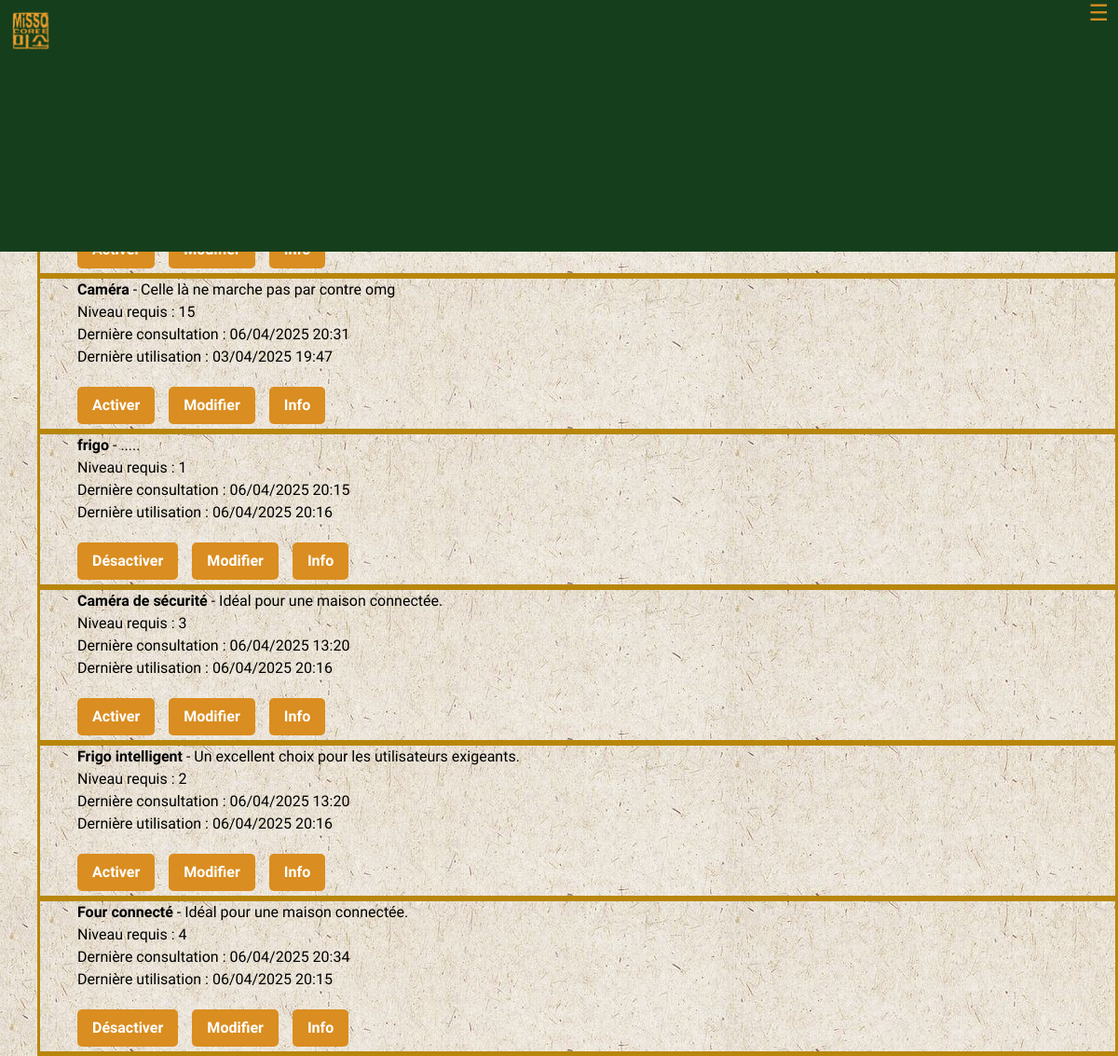
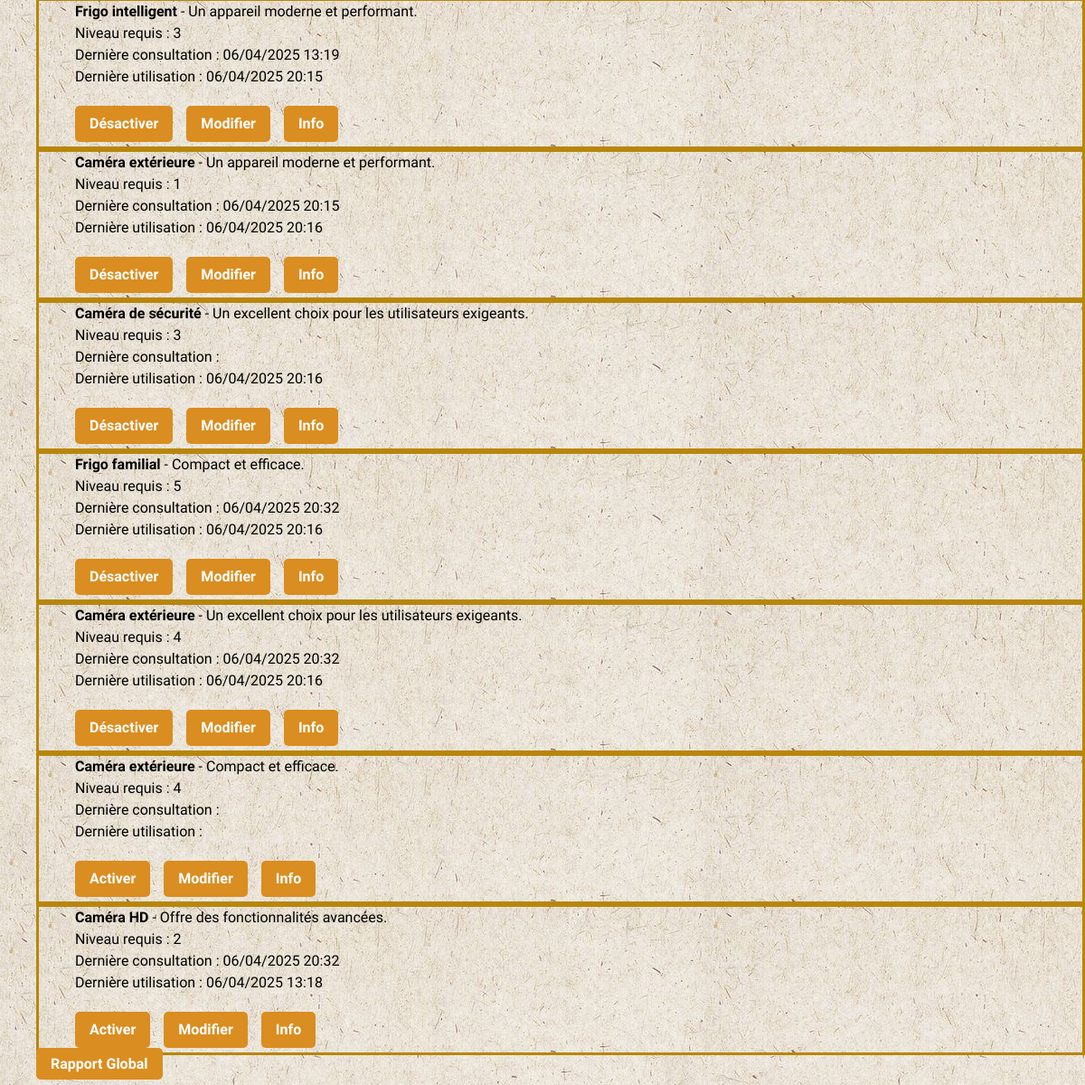
/objets_connectes/ (signed in, upper part), run on an earlier commit of the app's database (2 pictures, top to bottom).
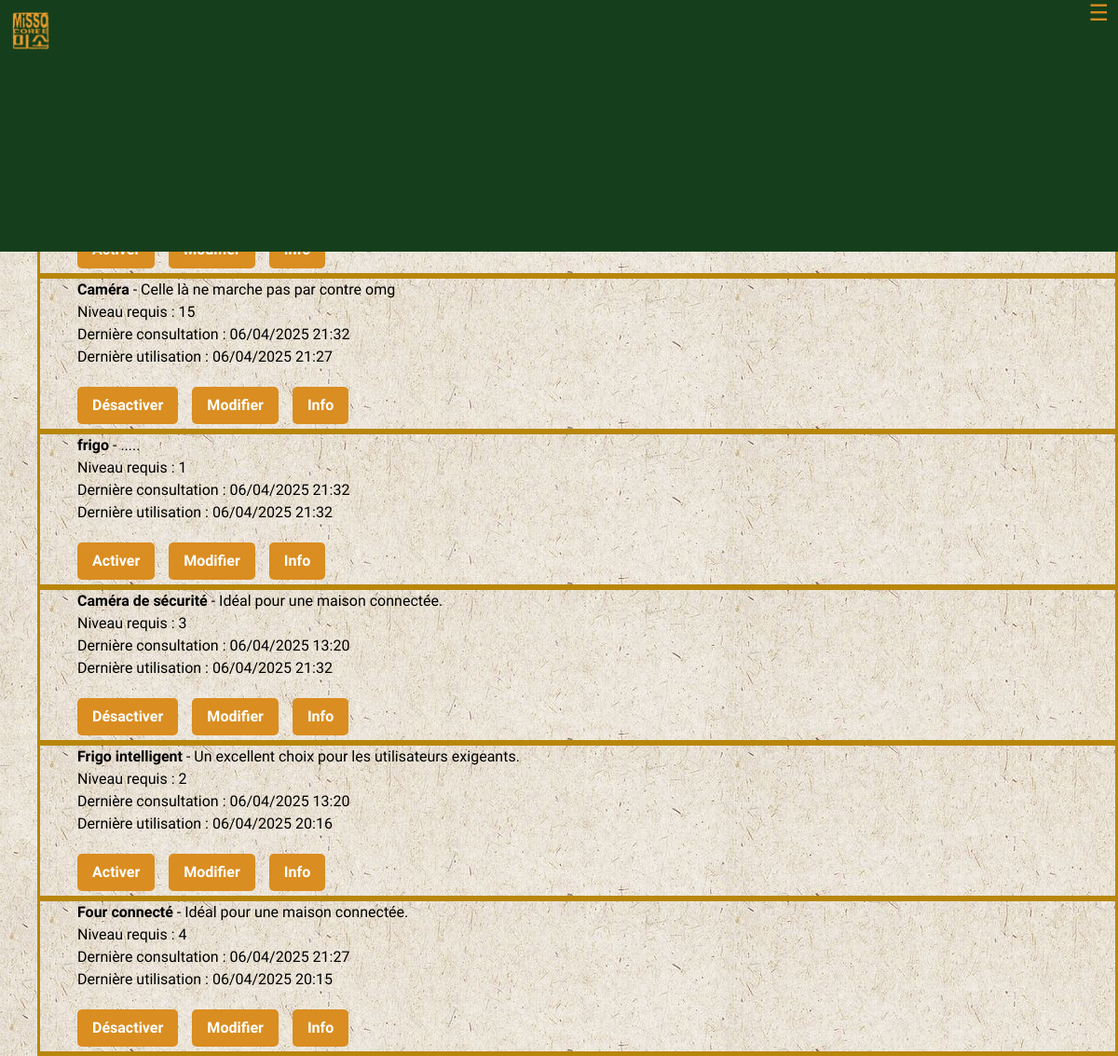
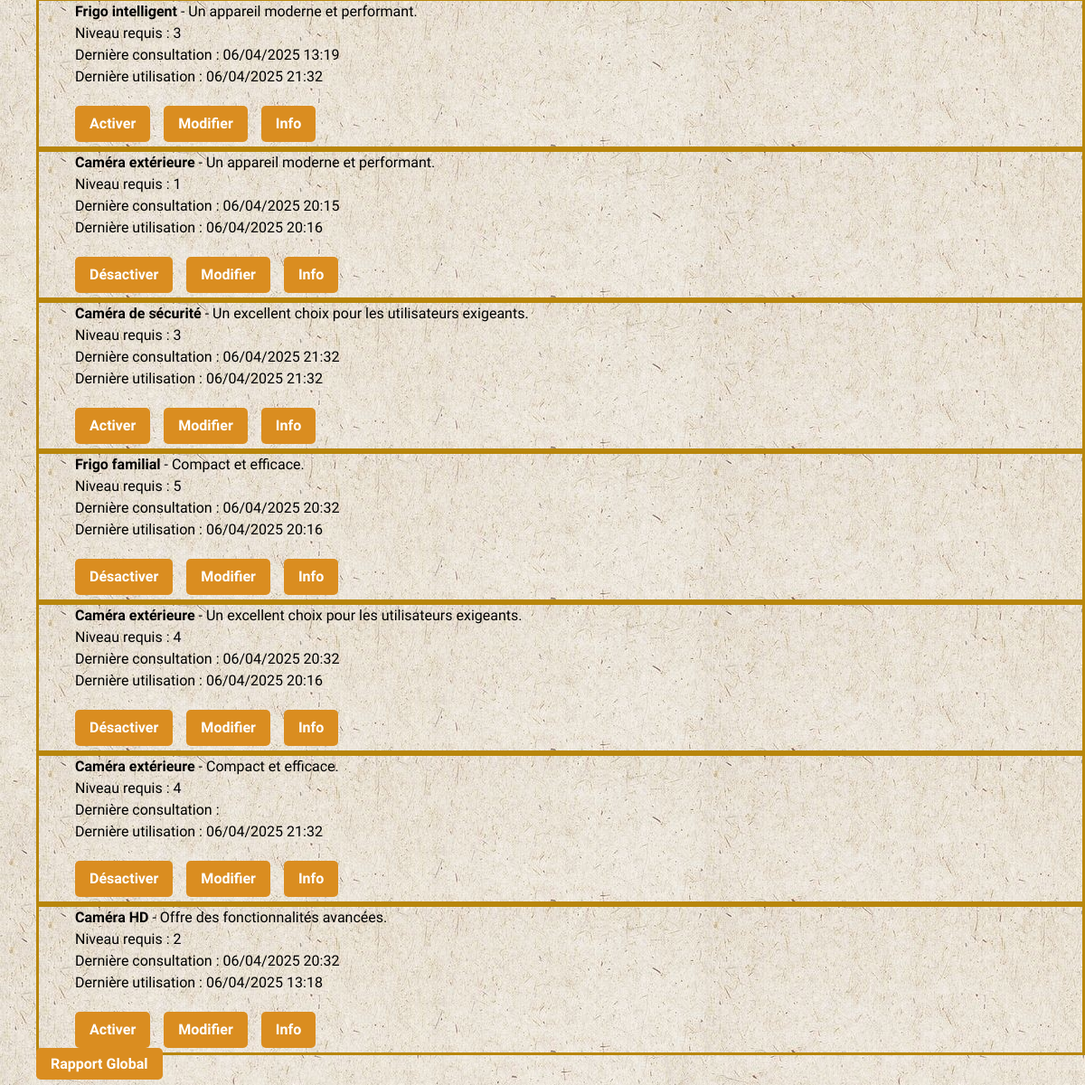
And on a later commit of the database (2 pictures, top to bottom).
### objets_connectes/models.py (models this page shows, shortened)
class ObjetConnecte(models.Model):
    TYPE_CHOICES = [
        ('camera', 'Caméra'),
        ('frigo', 'Frigo'),
        ('four', 'Four'),
    ]
    nom = models.CharField(max_length=100)  # Nom de l'objet
    description = models.TextField(blank=True, null=True)  # Description de l'objet
    niveau_requis = models.PositiveIntegerField(default=1)  # Niveau requis pour modifier l'objet
    actif = models.BooleanField(default=False)  # Statut actif/inactif
    derniere_consultation = models.DateTimeField(blank=True, null=True)  # Dernière consultation
    derniere_utilisation = models.DateTimeField(blank=True, null=True)  # Dernière utilisation
    consommation = models.FloatField(null=False, help_text="Consommation en Watt-heure")  # Consommation de l'objet en Wh
    type_objet = models.CharField(max_length=10, choices=TYPE_CHOICES, default='camera')  # Type d'objet
    temperature = models.FloatField(blank=True, null=True, help_text="Température en °C (uniquement pour frigo et four)")  # Température
    nombre_consultations = models.PositiveIntegerField(default=0, help_text="Nombre total de consultations")  # Nombre total de consultations
    nombre_utilisations = models.PositiveIntegerField(default=0, help_text="Nombre total d'activations/désactivations")  # Nombre total d'activations/désactivations

### objets_connectes/views.py (the view)
# urls.py: path("", liste_objets, name="liste_objets"),
@login_required
def liste_objets(request):
    user = request.user
    user.ajouter_experience(50)  # Ajoute 50 points d'expérience
    objets = ObjetConnecte.objects.all()  # Récupère tous les objets connectés
    return render(request, "objets_connectes/liste_objets.html", {"objets": objets})

### utilisateurs/models.py (called while the page is built)
    def ajouter_experience(self, points):
        self.experience += points
        while self.experience >= self.experience_necessaire():
            self.experience -= self.experience_necessaire()
            self.niveau += 1
        if(self.niveau>=10):
           self.is_staff=True
           mon_groupe = Group.objects.get(name='Modérateurs')
           mon_groupe.user_set.add(self)
        self.save()

    def experience_necessaire(self):
        return self.niveau * 100  # Exemple : 100 points par niveau

### objets_connectes/templates/objets_connectes/liste_objets.html (shortened to what this page needs)
{%extends "objets_connectes/base.html"%}
{%block content%}
    <ul>
        {% for objet in objets %}
            <li>
                <div class="objet">
                    <ul>
                        <li><strong>{{ objet.nom }}</strong> - {{ objet.description }}</li>
                        <li>Niveau requis : {{ objet.niveau_requis }}</li>
                        <li>Dernière consultation : {{ objet.derniere_consultation|date:"d/m/Y H:i" }}</li>
                        <li>Dernière utilisation : {{ objet.derniere_utilisation|date:"d/m/Y H:i" }}</li>
                        <li class="button-group">
                            <a href="{% url 'activer_objet' objet.id %}" class="btns">
                                {% if objet.actif %} Désactiver {% else %} Activer {% endif %}
                            </a>
                            <a href="{% url 'modifier_objet' objet.id %}" class="btns">Modifier</a>
                            <a href="{% url 'info_objet' objet.id %}" class="btns">Info</a>
                        </li>
                    </ul>
                </div>
            </li>
        {% endfor %}
        <a href="{% url 'rapport_global' %}" class="btns">Rapport Global</a>
    </ul>
{%endblock%}

### objets_connectes/templates/objets_connectes/base.html (shortened to what this page needs)
<!DOCTYPE html>
<html lang="fr">
<head>
    {% load static %}
    <link rel="stylesheet" href="{% static 'utilisateurs/objets.css' %}">
    <link rel="stylesheet" href="{% static 'utilisateurs/navigation.css' %}">
</head>
<body>
    <header>
        <nav>
            <div class="logo">
                <a href="{% url 'page_view' 'accueil' %}#accueil">
                  <img class="mini_logo" src="{% static 'restaurant/img/logo_jaune.png' %}" alt="MiSSO"/>
                </a>
            </div>
                <span onclick="show()"  class="nav-menu-icon" id="nav-menu-icon">☰ </span>
        </nav>
    </header>
    <h1 class="title">{% block title %}{% endblock %}</h1>
    <div class="content">
       <p>{% block content %}{% endblock %}</p>
</body>
</html>

### utilisateurs/static/utilisateurs/objets.css (style rules this page uses)
body { font-family: 'Quicksand', sans-serif; margin: 0; padding: 0; display: block; overflow-y: auto; min-height: 100vh; margin: 0; padding: 0; background-image: url('../restaurant/img/texture.jpg'); }
div.objet { position: block; z-index: 1; height: 30%; text-wrap: balance; color: black; margin-left: 0; margin-right: 0; padding: auto; margin-top: 2%; margin-bottom: 2%; text-align: left; line-height: 1.5; border-radius: 0; background-image: url('../restaurant/img/texture.jpg'); margin: 0; padding: 0; border: solid darkgoldenrod; overflow: auto; cursor: pointer; align-content: right; transition: transform 0.3s ease, background-color 0.3s ease; }
ul { list-style:none; }
.button-group { display: flex; justify-content: flex-start; gap: 15px; margin-top: 20px; flex-wrap: wrap; }
.btns { padding: 10px 20px; border: none; border-radius: 5px; cursor: pointer; font-weight: bold; background-color: #4caf50; color: white; text-decoration: none; text-align: center; white-space: nowrap; }

### utilisateurs/static/utilisateurs/navigation.css (style rules this page uses)
* { box-sizing: border-box; }
body { margin-top: 70px; }
nav { min-height:40px; max-height:60px; width: 100%; display: flex; justify-content: space-between; align-items: center; flex-wrap: wrap; padding:3%; background: rgb(21, 63, 28); color: rgb(218, 141, 32); position: fixed; top: 0; left: 0; right:0; z-index: 1000; }
nav .logo { display: flex; padding-bottom: 5px; align-items: center; max-height:fit-content; }
nav .mini_logo { width: auto; height: auto; max-width: 5%; max-height: 5%; position:fixed; max-height: 45px; margin-right: 10px; top: 3px ; left: 3px; padding-bottom: 5px; margin: 10px; }
.nav-menu-icon { display: none; font-size: 24px; cursor: pointer; color: rgb(218, 141, 32); }
.btns { background-color: rgb(218, 141, 32); padding: 8px 16px ; margin-bottom: 5px; border-radius: 5px; color: white; text-decoration: none; font-weight: bold; transition: background 0.3s; }
@media (max-width: 1250px) { .mini_logo { width: auto; height: auto; max-width: 30px; max-height: 30px; min-width:20px; min-height:20px; position: absolute; top: 0 ; left: 0; padding-bottom: 5px; } }
@media (max-width: 1250px) { nav .logo { display: flex; align-items: center; max-height:30px; padding-bottom: 5px; } }
@media (max-width: 1250px) { .nav-menu-icon { position: fixed; right:10px; top:0; display: block; padding-bottom: 5px; } }
@media (max-width: 1250px) { nav { min-height :10%; flex-direction: column; align-items: flex-start; margin-bottom:1%; padding-bottom: 5px } }

What changed in the data, as far as the page shows it:
changed ObjetConnecte "Caméra": derniere_consultation "06/04/2025 20:31" → "06/04/2025 21:32"; derniere_utilisation "03/04/2025 19:47" → "06/04/2025 21:27"; actif "Activer" → "Désactiver"
changed ObjetConnecte "frigo": derniere_consultation "06/04/2025 20:15" → "06/04/2025 21:32"; derniere_utilisation "06/04/2025 20:16" → "06/04/2025 21:32"; actif "Désactiver" → "Activer"
changed ObjetConnecte (number 3 of 12 on the later page): derniere_utilisation "06/04/2025 20:16" → "06/04/2025 21:32"; actif "Activer" → "Désactiver"
changed ObjetConnecte "Four connecté": derniere_consultation "06/04/2025 20:34" → "06/04/2025 21:27"
changed ObjetConnecte (number 6 of 12 on the later page): derniere_utilisation "06/04/2025 20:15" → "06/04/2025 21:32"; actif "Désactiver" → "Activer"
changed ObjetConnecte (number 8 of 12 on the later page): derniere_consultation (not shown) → "06/04/2025 21:32"; derniere_utilisation "06/04/2025 20:16" → "06/04/2025 21:32"; actif "Désactiver" → "Activer"
changed ObjetConnecte (number 11 of 12 on the later page): derniere_utilisation (not shown) → "06/04/2025 21:32"; actif "Activer" → "Désactiver"
